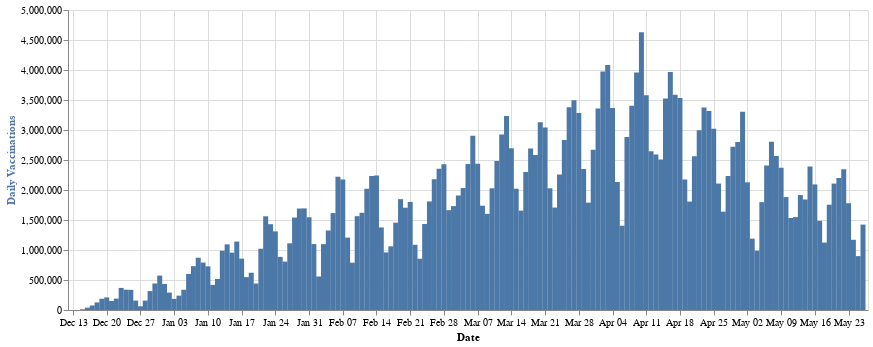

Notebook cell for this chart:
### Code cell
vacc_perday_chart

### Figure 1 — Vega-Lite specification as saved in the notebook (floating-point values rounded to 4 significant figures; data arrays with more than 128 entries replaced by an {"elided": "..."} marker saying what was removed)
{"config": {"view": {"continuousWidth": 400, "continuousHeight": 300}}, "data": {"name": "data-87427251767546a62163423c4215f68b"}, "mark": "bar", "encoding": {"x": {"type": "temporal", "field": "Date"}, "y": {"type": "quantitative", "axis": {"title": "Daily Vaccinations", "titleColor": "#5276A7"}, "field": "Total Doses Administered Daily Change"}}, "width": 800, "$schema": "https://vega.github.io/schema/vega-lite/v4.8.1.json", "datasets": {"data-87427251767546a62163423c4215f68b": {"elided": "165 records"}}}
